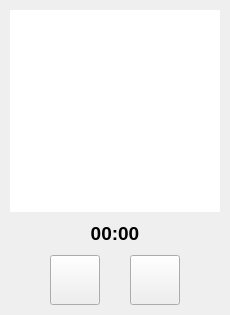
<?xml version="1.0" encoding="UTF-8"?>
<ui version="4.0">
 <class>MainWindow</class>
 <widget class="QMainWindow" name="MainWindow">
  <property name="geometry">
   <rect>
    <x>0</x>
    <y>0</y>
    <width>230</width>
    <height>315</height>
   </rect>
  </property>
  <property name="sizePolicy">
   <sizepolicy hsizetype="Fixed" vsizetype="Fixed">
    <horstretch>0</horstretch>
    <verstretch>0</verstretch>
   </sizepolicy>
  </property>
  <property name="minimumSize">
   <size>
    <width>230</width>
    <height>315</height>
   </size>
  </property>
  <property name="maximumSize">
   <size>
    <width>230</width>
    <height>315</height>
   </size>
  </property>
  <property name="windowTitle">
   <string>Visual Timer</string>
  </property>
  <widget class="QWidget" name="centralWidget">
   <layout class="QVBoxLayout" name="verticalLayout">
    <property name="spacing">
     <number>10</number>
    </property>
    <property name="leftMargin">
     <number>10</number>
    </property>
    <property name="topMargin">
     <number>10</number>
    </property>
    <property name="rightMargin">
     <number>10</number>
    </property>
    <property name="bottomMargin">
     <number>10</number>
    </property>
    <item>
     <widget class="QGraphicsView" name="timerView">
      <property name="sizePolicy">
       <sizepolicy hsizetype="Expanding" vsizetype="Expanding">
        <horstretch>0</horstretch>
        <verstretch>0</verstretch>
       </sizepolicy>
      </property>
      <property name="minimumSize">
       <size>
        <width>200</width>
        <height>200</height>
       </size>
      </property>
      <property name="baseSize">
       <size>
        <width>200</width>
        <height>200</height>
       </size>
      </property>
      <property name="frameShape">
       <enum>QFrame::Shape::NoFrame</enum>
      </property>
      <property name="frameShadow">
       <enum>QFrame::Shadow::Plain</enum>
      </property>
      <property name="verticalScrollBarPolicy">
       <enum>Qt::ScrollBarPolicy::ScrollBarAlwaysOff</enum>
      </property>
      <property name="horizontalScrollBarPolicy">
       <enum>Qt::ScrollBarPolicy::ScrollBarAlwaysOff</enum>
      </property>
      <property name="sizeAdjustPolicy">
       <enum>QAbstractScrollArea::SizeAdjustPolicy::AdjustToContents</enum>
      </property>
      <property name="alignment">
       <set>Qt::AlignmentFlag::AlignCenter</set>
      </property>
      <property name="renderHints">
       <set>QPainter::RenderHint::Antialiasing|QPainter::RenderHint::SmoothPixmapTransform|QPainter::RenderHint::TextAntialiasing</set>
      </property>
      <property name="viewportUpdateMode">
       <enum>QGraphicsView::ViewportUpdateMode::FullViewportUpdate</enum>
      </property>
     </widget>
    </item>
    <item>
     <widget class="QLabel" name="timeLabel">
      <property name="font">
       <font>
        <family>Segoe UI</family>
        <pointsize>14</pointsize>
        <bold>true</bold>
       </font>
      </property>
      <property name="text">
       <string>00:00</string>
      </property>
      <property name="alignment">
       <set>Qt::AlignmentFlag::AlignCenter</set>
      </property>
     </widget>
    </item>
    <item>
     <layout class="QHBoxLayout" name="controlLayout">
      <property name="spacing">
       <number>20</number>
      </property>
      <property name="leftMargin">
       <number>10</number>
      </property>
      <property name="rightMargin">
       <number>10</number>
      </property>
      <item>
       <spacer name="horizontalSpacer">
        <property name="orientation">
         <enum>Qt::Orientation::Horizontal</enum>
        </property>
        <property name="sizeType">
         <enum>QSizePolicy::Policy::Expanding</enum>
        </property>
        <property name="sizeHint" stdset="0">
         <size>
          <width>10</width>
          <height>20</height>
         </size>
        </property>
       </spacer>
      </item>
      <item>
       <widget class="QPushButton" name="startButton">
        <property name="minimumSize">
         <size>
          <width>50</width>
          <height>50</height>
         </size>
        </property>
        <property name="maximumSize">
         <size>
          <width>60</width>
          <height>60</height>
         </size>
        </property>
        <property name="font">
         <font>
          <family>Segoe UI</family>
          <pointsize>10</pointsize>
          <bold>false</bold>
         </font>
        </property>
        <property name="toolTip">
         <string>Start Timer</string>
        </property>
        <property name="text">
         <string/>
        </property>
        <property name="icon">
         <iconset resource="../resources/icons.qrc">
          <normaloff>:/icons/start_icon.svg</normaloff>:/icons/start_icon.svg</iconset>
        </property>
        <property name="iconSize">
         <size>
          <width>32</width>
          <height>32</height>
         </size>
        </property>
        <property name="flat">
         <bool>false</bool>
        </property>
       </widget>
      </item>
      <item>
       <spacer name="horizontalSpacer_3">
        <property name="orientation">
         <enum>Qt::Orientation::Horizontal</enum>
        </property>
        <property name="sizeType">
         <enum>QSizePolicy::Policy::Fixed</enum>
        </property>
        <property name="sizeHint" stdset="0">
         <size>
          <width>10</width>
          <height>20</height>
         </size>
        </property>
       </spacer>
      </item>
      <item>
       <widget class="QPushButton" name="resetButton">
        <property name="minimumSize">
         <size>
          <width>50</width>
          <height>50</height>
         </size>
        </property>
        <property name="maximumSize">
         <size>
          <width>60</width>
          <height>60</height>
         </size>
        </property>
        <property name="font">
         <font>
          <family>Segoe UI</family>
          <pointsize>10</pointsize>
          <bold>false</bold>
         </font>
        </property>
        <property name="toolTip">
         <string>Reset Timer</string>
        </property>
        <property name="text">
         <string/>
        </property>
        <property name="icon">
         <iconset resource="../resources/icons.qrc">
          <normaloff>:/icons/reset_icon.svg</normaloff>:/icons/reset_icon.svg</iconset>
        </property>
        <property name="iconSize">
         <size>
          <width>32</width>
          <height>32</height>
         </size>
        </property>
       </widget>
      </item>
      <item>
       <spacer name="horizontalSpacer_4">
        <property name="orientation">
         <enum>Qt::Orientation::Horizontal</enum>
        </property>
        <property name="sizeType">
         <enum>QSizePolicy::Policy::Expanding</enum>
        </property>
        <property name="sizeHint" stdset="0">
         <size>
          <width>10</width>
          <height>20</height>
         </size>
        </property>
       </spacer>
      </item>
     </layout>
    </item>
   </layout>
  </widget>
 </widget>
 <resources>
  <include location="../resources/icons.qrc"/>
 </resources>
 <connections/>
</ui>
